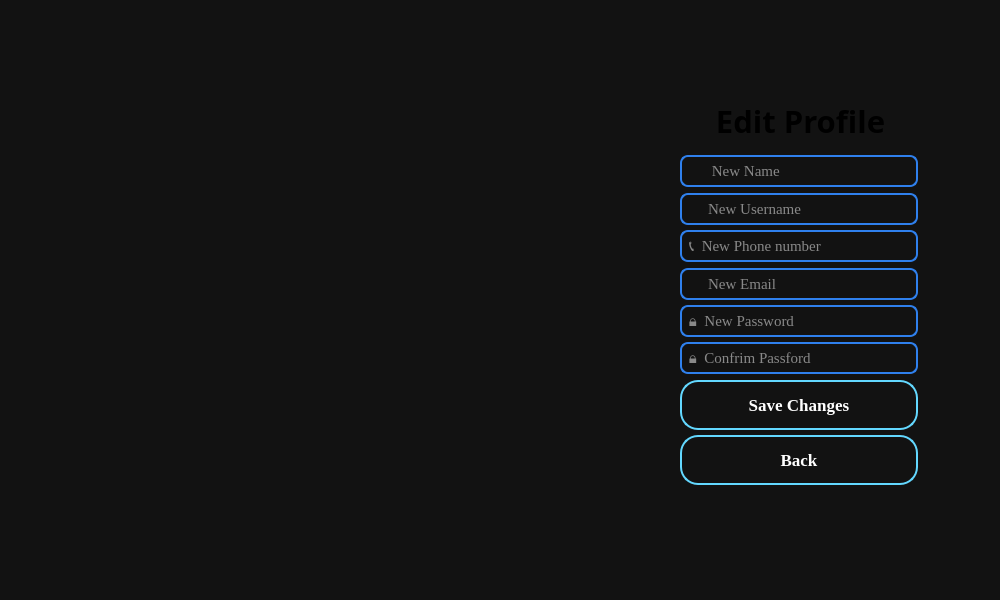
<?xml version="1.0" encoding="UTF-8"?>
<ui version="4.0">
 <class>EditProfileWindow</class>
 <widget class="QWidget" name="EditProfileWindow">
  <property name="geometry">
   <rect>
    <x>0</x>
    <y>0</y>
    <width>1000</width>
    <height>600</height>
   </rect>
  </property>
  <property name="minimumSize">
   <size>
    <width>1000</width>
    <height>600</height>
   </size>
  </property>
  <property name="maximumSize">
   <size>
    <width>1000</width>
    <height>600</height>
   </size>
  </property>
  <property name="windowTitle">
   <string>Platwo</string>
  </property>
  <property name="styleSheet">
   <string notr="true">background-color:#121212;</string>
  </property>
  <widget class="QPushButton" name="backButton">
   <property name="geometry">
    <rect>
     <x>680</x>
     <y>435</y>
     <width>238</width>
     <height>50</height>
    </rect>
   </property>
   <property name="maximumSize">
    <size>
     <width>16777215</width>
     <height>50</height>
    </size>
   </property>
   <property name="font">
    <font>
     <family>Times New Roman</family>
     <pointsize>13</pointsize>
     <bold>true</bold>
    </font>
   </property>
   <property name="styleSheet">
    <string notr="true">QPushButton
{
    color:white;

    background-color:qlineargradient(
        x1:0,y1:0,
        x2:0,y2:1,
        stop:0 #2B7FFF,
        stop:1 #0050C8
    );

    border:2px solid #63D8FF;

    border-radius:18px;
}

QPushButton:hover{

background:#2C3E50;
}

QPushButton:pressed{

background:#0284e8;

}</string>
   </property>
   <property name="text">
    <string>Back</string>
   </property>
  </widget>
  <widget class="QLabel" name="editprofileTitleLabel">
   <property name="geometry">
    <rect>
     <x>670</x>
     <y>70</y>
     <width>261</width>
     <height>101</height>
    </rect>
   </property>
   <property name="font">
    <font>
     <family>Kristen ITC</family>
     <pointsize>23</pointsize>
     <bold>true</bold>
    </font>
   </property>
   <property name="styleSheet">
    <string notr="true">QLabel{
    color: qlineargradient(
        x1:0, y1:0,
        x2:1, y2:1,
        stop:0 #61D8FF,
        stop:0.35 #2CB8FF,
        stop:0.7 #008BFF,
        stop:1 #0047C7
    );
    background: transparent;
}</string>
   </property>
   <property name="text">
    <string>Edit Profile</string>
   </property>
   <property name="alignment">
    <set>Qt::AlignmentFlag::AlignCenter</set>
   </property>
  </widget>
  <widget class="QLineEdit" name="usernameEdit">
   <property name="geometry">
    <rect>
     <x>680</x>
     <y>193</y>
     <width>238</width>
     <height>32</height>
    </rect>
   </property>
   <property name="minimumSize">
    <size>
     <width>0</width>
     <height>32</height>
    </size>
   </property>
   <property name="maximumSize">
    <size>
     <width>16777215</width>
     <height>32</height>
    </size>
   </property>
   <property name="font">
    <font>
     <family>Times New Roman</family>
     <pointsize>11</pointsize>
    </font>
   </property>
   <property name="styleSheet">
    <string notr="true">QLineEdit{
    background:transparent;
    border:2px solid #2F80ED;
    border-radius:8px;
    padding-left:5px;
    color:white;
    
}

QLineEdit:focus{
    border:2px solid #56CCF2;
}</string>
   </property>
   <property name="placeholderText">
    <string>👤  New Username</string>
   </property>
  </widget>
  <widget class="QLineEdit" name="passwordEdit">
   <property name="geometry">
    <rect>
     <x>680</x>
     <y>305</y>
     <width>238</width>
     <height>32</height>
    </rect>
   </property>
   <property name="minimumSize">
    <size>
     <width>0</width>
     <height>32</height>
    </size>
   </property>
   <property name="maximumSize">
    <size>
     <width>16777215</width>
     <height>32</height>
    </size>
   </property>
   <property name="font">
    <font>
     <family>Times New Roman</family>
     <pointsize>11</pointsize>
    </font>
   </property>
   <property name="styleSheet">
    <string notr="true">QLineEdit{
    background:transparent;
    border:2px solid #2F80ED;
    border-radius:8px;
    padding-left:5px;
    color:white;
    
}

QLineEdit:focus{
    border:2px solid #56CCF2;
}</string>
   </property>
   <property name="echoMode">
    <enum>QLineEdit::EchoMode::Password</enum>
   </property>
   <property name="placeholderText">
    <string>🔒  New Password</string>
   </property>
  </widget>
  <widget class="QLineEdit" name="confirmPasswordEdit">
   <property name="geometry">
    <rect>
     <x>680</x>
     <y>342</y>
     <width>238</width>
     <height>32</height>
    </rect>
   </property>
   <property name="minimumSize">
    <size>
     <width>0</width>
     <height>32</height>
    </size>
   </property>
   <property name="maximumSize">
    <size>
     <width>16777215</width>
     <height>32</height>
    </size>
   </property>
   <property name="font">
    <font>
     <family>Times New Roman</family>
     <pointsize>11</pointsize>
    </font>
   </property>
   <property name="styleSheet">
    <string notr="true">QLineEdit{
    background:transparent;
    border:2px solid #2F80ED;
    border-radius:8px;
    padding-left:5px;
    color:white;
    
}

QLineEdit:focus{
    border:2px solid #56CCF2;
}</string>
   </property>
   <property name="echoMode">
    <enum>QLineEdit::EchoMode::Password</enum>
   </property>
   <property name="placeholderText">
    <string>🔒  Confrim Passford</string>
   </property>
  </widget>
  <widget class="QLineEdit" name="emailEdit">
   <property name="geometry">
    <rect>
     <x>680</x>
     <y>268</y>
     <width>238</width>
     <height>32</height>
    </rect>
   </property>
   <property name="minimumSize">
    <size>
     <width>0</width>
     <height>32</height>
    </size>
   </property>
   <property name="maximumSize">
    <size>
     <width>16777215</width>
     <height>32</height>
    </size>
   </property>
   <property name="font">
    <font>
     <family>Times New Roman</family>
     <pointsize>11</pointsize>
    </font>
   </property>
   <property name="styleSheet">
    <string notr="true">QLineEdit{
    background:transparent;
    border:2px solid #2F80ED;
    border-radius:8px;
    padding-left:5px;
    color:white;
    
}

QLineEdit:focus{
    border:2px solid #56CCF2;
}</string>
   </property>
   <property name="placeholderText">
    <string>📧  New Email</string>
   </property>
  </widget>
  <widget class="QLineEdit" name="nameEdit">
   <property name="geometry">
    <rect>
     <x>680</x>
     <y>155</y>
     <width>238</width>
     <height>32</height>
    </rect>
   </property>
   <property name="minimumSize">
    <size>
     <width>0</width>
     <height>32</height>
    </size>
   </property>
   <property name="maximumSize">
    <size>
     <width>16777215</width>
     <height>32</height>
    </size>
   </property>
   <property name="font">
    <font>
     <family>Times New Roman</family>
     <pointsize>11</pointsize>
    </font>
   </property>
   <property name="styleSheet">
    <string notr="true">QLineEdit{
    background:transparent;
    border:2px solid #2F80ED;
    border-radius:8px;
    padding-left:5px;
    color:white;
    
}

QLineEdit:focus{
    border:2px solid #56CCF2;
}</string>
   </property>
   <property name="placeholderText">
    <string>👤   New Name</string>
   </property>
  </widget>
  <widget class="QLineEdit" name="phoneEdit">
   <property name="geometry">
    <rect>
     <x>680</x>
     <y>230</y>
     <width>238</width>
     <height>32</height>
    </rect>
   </property>
   <property name="minimumSize">
    <size>
     <width>0</width>
     <height>32</height>
    </size>
   </property>
   <property name="maximumSize">
    <size>
     <width>16777215</width>
     <height>32</height>
    </size>
   </property>
   <property name="font">
    <font>
     <family>Times New Roman</family>
     <pointsize>11</pointsize>
    </font>
   </property>
   <property name="styleSheet">
    <string notr="true">QLineEdit{
    background:transparent;
    border:2px solid #2F80ED;
    border-radius:8px;
    padding-left:5px;
    color:white;
    
}

QLineEdit:focus{
    border:2px solid #56CCF2;
}</string>
   </property>
   <property name="maxLength">
    <number>11</number>
   </property>
   <property name="placeholderText">
    <string>📞  New Phone number</string>
   </property>
  </widget>
  <widget class="QPushButton" name="saveButton">
   <property name="geometry">
    <rect>
     <x>680</x>
     <y>380</y>
     <width>238</width>
     <height>50</height>
    </rect>
   </property>
   <property name="minimumSize">
    <size>
     <width>0</width>
     <height>0</height>
    </size>
   </property>
   <property name="maximumSize">
    <size>
     <width>16777215</width>
     <height>50</height>
    </size>
   </property>
   <property name="font">
    <font>
     <family>Times New Roman</family>
     <pointsize>13</pointsize>
     <bold>true</bold>
    </font>
   </property>
   <property name="styleSheet">
    <string notr="true">QPushButton
{
    color:white;

    background-color:qlineargradient(
        x1:0,y1:0,
        x2:0,y2:1,
        stop:0 #2B7FFF,
        stop:1 #0050C8
    );

    border:2px solid #63D8FF;

    border-radius:18px;
}

QPushButton:hover{

background:#2C3E50;
}

QPushButton:pressed{

background:#0284e8;

}</string>
   </property>
   <property name="text">
    <string>Save Changes</string>
   </property>
  </widget>
 </widget>
 <resources/>
 <connections/>
</ui>
